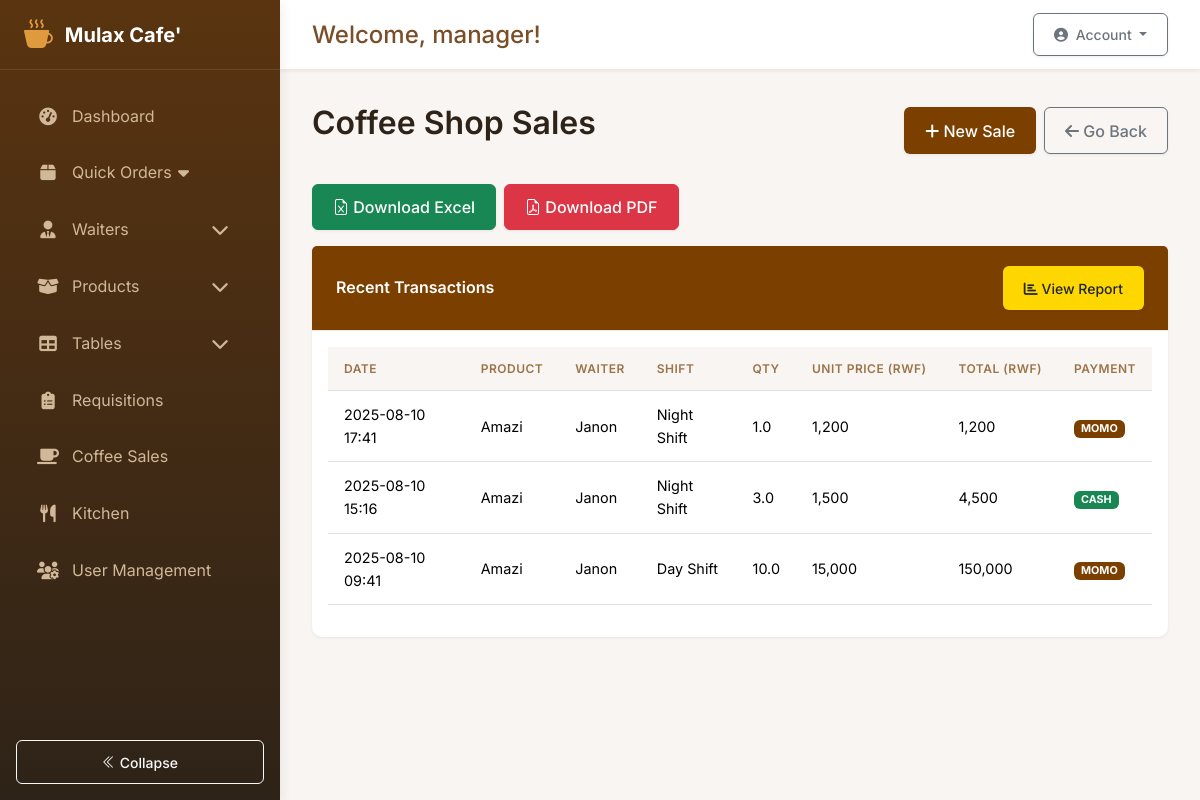
Before: /coffee/ (signed in) with the older database file.
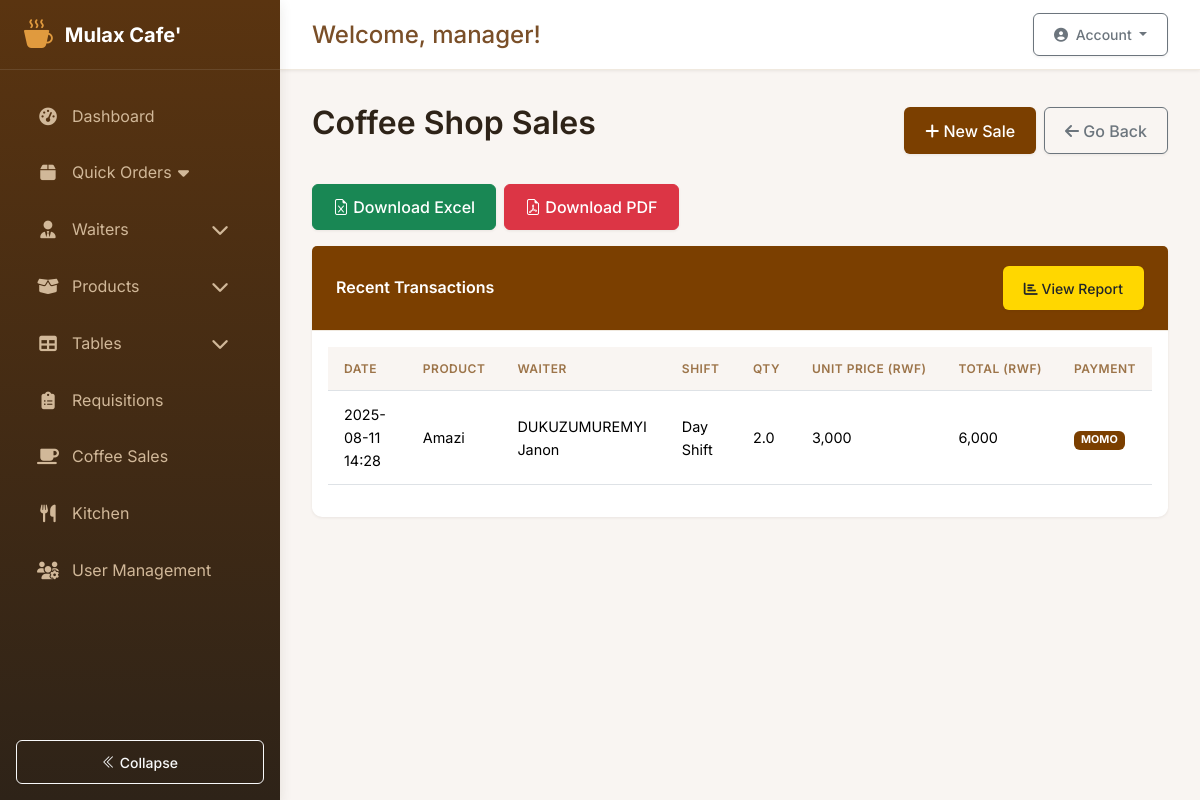
After: the same page with the newer database file.
### app/models.py (models this page shows, shortened)
class User(db.Model, UserMixin):
    __tablename__ = 'users'
    id = db.Column(db.Integer, primary_key=True)
    username = db.Column(db.String(80), unique=True, nullable=False)
    password_hash = db.Column(db.String(128))
    role = db.Column(db.String(20), default='employee')  # Possible values: 'system_control', 'manager', 'employee'
    is_admin = db.Column(db.Boolean, default=False)
    active = db.Column(db.Boolean, default=True)
    created_at = db.Column(db.DateTime, default=lambda: datetime.now(pytz.timezone('Africa/Kigali')))
    last_login = db.Column(db.DateTime)
    must_change_password = db.Column(db.Boolean, default=True)
    current_shift_id = db.Column(db.Integer, db.ForeignKey('shifts.id'))
    current_shift = db.relationship('Shift', back_populates='users')
    attendances = db.relationship('Attendance', back_populates='user')
    stock_movements = db.relationship('StockMovement', back_populates='user')
    requisitions = db.relationship(
        'Requisition',
        back_populates='requester',
        foreign_keys='[Requisition.user_id]'
    )
    approved_requisitions = db.relationship(
        'Requisition',
        back_populates='approver',
        foreign_keys='[Requisition.approved_by]'
    )
    coffee_sales = db.relationship('CoffeeSale', back_populates='recorder')
    orders_recorded = db.relationship('Order', back_populates='recorder', foreign_keys='[Order.recorded_by]')
    orders_served = db.relationship('Order', back_populates='server', foreign_keys='[Order.served_by]')
    orders_created = db.relationship('Order', back_populates='user', foreign_keys='Order.user_id')
    def is_system_control(self):
        return self.role == 'system_control' or self.is_admin
    def is_employee(self):
        return self.role == 'employee'
    def get_current_shift(self):
        if self.is_admin or self.is_system_control():
            return None  # Admins can see all shifts
        return self.current_shift

class CoffeeSale(db.Model):
    __tablename__ = 'coffee_sales'
    id = db.Column(db.Integer, primary_key=True)
    date = db.Column(db.DateTime, default=lambda: datetime.now(pytz.timezone('Africa/Kigali')))
    product_id = db.Column(db.Integer, db.ForeignKey('products.id'), nullable=False)
    quantity_sold = db.Column(db.Float, nullable=False)
    unit_price = db.Column(db.Float, nullable=False)
    total_sales = db.Column(db.Float, nullable=False)
    payment_mode = db.Column(db.String(20))
    recorded_by = db.Column(db.Integer, db.ForeignKey('users.id'), nullable=False)
    waiter_id = db.Column(db.Integer, db.ForeignKey('waiters.id'), nullable=True)
    shift_id = db.Column(db.Integer, db.ForeignKey('shifts.id'), nullable=True)
    product = db.relationship('Product', back_populates='coffee_sales')
    recorder = db.relationship('User', back_populates='coffee_sales')
    waiter = db.relationship('Waiter', foreign_keys=[waiter_id])
    shift = db.relationship('Shift')

class Product(db.Model):
    __tablename__ = 'products'
    id = db.Column(db.Integer, primary_key=True)
    sku = db.Column(db.String(20), unique=True, nullable=False)
    name = db.Column(db.String(100), nullable=False)
    brand = db.Column(db.String(100))
    description = db.Column(db.Text)
    category = db.Column(db.String(50), nullable=False)
    unit = db.Column(db.String(20), nullable=False)
    current_stock = db.Column(db.Float, default=0)
    unit_price = db.Column(db.Float, default=0)
    cost_price = db.Column(db.Float)
    supplier = db.Column(db.String(100))
    remarks = db.Column(db.String(200))
    tax_rate = db.Column(db.Float, nullable=True)
    reorder_qty = db.Column(db.Float, default=0)
    last_updated = db.Column(db.DateTime, default=lambda: datetime.now(pytz.timezone('Africa/Kigali')), onupdate=lambda: datetime.now(pytz.timezone('Africa/Kigali')))
    min_stock = db.Column(db.Float, default=5.0)
    stock_movements = db.relationship(
        'StockMovement',
        back_populates='product',
        cascade='all, delete-orphan'
    )
    requisitions = db.relationship('Requisition', back_populates='product')
    coffee_sales = db.relationship('CoffeeSale', back_populates='product')
    order_items = db.relationship('OrderItem', back_populates='product')

class Waiter(db.Model):
    __tablename__ = 'waiters'
    id = db.Column(db.Integer, primary_key=True)
    name = db.Column(db.String(100), nullable=False)
    phone_number = db.Column(db.String(20), nullable=True)
    email = db.Column(db.String(120), nullable=True, unique=True)
    is_active = db.Column(db.Boolean, default=True)

### app/routes/coffee.py (the view)
@bp.route('/')
@login_required
def list_sales():
    sales = CoffeeSale.query.order_by(CoffeeSale.date.desc()).all()
    return render_template('coffee/list.html', sales=sales)

### app/templates/coffee/list.html (shortened to what this page needs)
{% extends "base.html" %}
{% block content %}
<div class="d-flex justify-content-between align-items-center mb-4">
    <h2>Coffee Shop Sales</h2>
    <div class="d-flex gap-2">
        <a href="{{ url_for('coffee.new_sale') }}" class="btn" style="background-color: #7B3F00; color: white;">
            <i class="fas fa-plus"></i> New Sale
        </a>
        <a href="{{ url_for('coffee.new_sale') }}" class="btn btn-outline-secondary">
            <i class="fas fa-arrow-left"></i> Go Back
        </a>
    </div>
</div>
<div class="d-flex gap-2 my-3">
    <a href="{{ url_for('coffee.export_transactions_excel') }}" class="btn btn-success">
        <i class="bi bi-file-earmark-excel"></i> Download Excel
    </a>
    <a href="{{ url_for('coffee.export_transactions_pdf') }}" class="btn btn-danger">
        <i class="bi bi-file-earmark-pdf"></i> Download PDF
    </a>
</div>
<div class="card mb-4">
    <div class="card-header text-white" style="background-color: #7B3F00;">
        <div class="d-flex justify-content-between align-items-center">
            <span>Recent Transactions</span>
            <a href="{{ url_for('coffee.sales_report') }}" class="btn btn-sm" style="background-color: #FFD700;">
                <i class="fas fa-chart-bar"></i> View Report
            </a>
        </div>
    </div>
    <div class="card-body">
        <div class="table-responsive">
            <table class="table table-hover">
                <thead>
                    <tr>
                        <th>Date</th>
                        <th>Product</th>
                        <th>Waiter</th>
                        <th>Shift</th>
                        <th>Qty</th>
                        <th>Unit Price (Rwf)</th>
                        <th>Total (Rwf)</th>
                        <th>Payment</th>
                    </tr>
                </thead>
                <tbody>
                    {% for sale in sales %}
                    <tr>
                        <td>{{ sale.date.strftime('%Y-%m-%d %H:%M') }}</td>
                        <td>{{ sale.product.name }}</td>
                        <td>{% if sale.waiter %}{{ sale.waiter.name }}{% else %}N/A{% endif %}</td>
                        <td>{% if sale.shift.start_time.hour == 7 and sale.shift.end_time.hour == 17 %}Day Shift{% else %}Night Shift{% endif %}</td>
                        <td>{{ sale.quantity_sold }}</td>
                        <td>{{ "{:,.0f}".format(sale.unit_price) }}</td>
                        <td>{{ "{:,.0f}".format(sale.total_sales) }}</td>
                        <td>
                            <span class="badge
                                {% if sale.payment_mode == 'cash' %}bg-success
                                {% elif sale.payment_mode == 'momo' %}bg-primary
                                {% else %}bg-info{% endif %}">
                                {{ sale.payment_mode|upper }}
                            </span>
                        </td>
                    </tr>
                    {% endfor %}
                </tbody>
            </table>
        </div>
    </div>
</div>
{% endblock %}

### app/templates/base.html (shortened to what this page needs)
<!DOCTYPE html>
<html lang="en">
<head>
    <link rel="stylesheet" href="https://cdn.jsdelivr.net/npm/bootstrap-icons@1.11.1/font/bootstrap-icons.css">
    <link href="https://cdn.jsdelivr.net/npm/bootstrap@5.3.2/dist/css/bootstrap.min.css" rel="stylesheet">
    <link href="{{ url_for('static', filename='css/styles.css') }}" rel="stylesheet">
    <link rel="stylesheet" href="https://cdnjs.cloudflare.com/ajax/libs/font-awesome/6.5.2/css/all.min.css">
    <link rel="stylesheet" href="https://cdn.datatables.net/1.11.5/css/dataTables.bootstrap5.min.css">
</head>
<body>
    {% if current_user.is_authenticated %}
        <div class="app-container">
            <aside class="sidebar" id="sidebar">
                <div class="sidebar-header">
                    <a href="#" class="sidebar-brand">
                        <i class="bi bi-cup-hot-fill"></i>
                        <span>Mulax Cafe'</span>
                    </a>
                </div>
                <div class="sidebar-nav-container">
                    <ul class="sidebar-nav">
                        {% if current_user.role in ['admin', 'manager'] %}
                            <li class="nav-item">
                                <a class="sidebar-nav-link" href="{{ url_for('main.dashboard') }}">
                                    <i class="fas fa-tachometer-alt"></i><span>Dashboard</span>
                                </a>
                            </li>
                        {% endif %}
                        <li class="nav-item">
                            <a class="sidebar-nav-link collapsed" href="#" data-bs-toggle="collapse" data-bs-target="#ordersMenu" aria-expanded="false">
                                <i class="fas fa-box"></i><span>Quick Orders</span>
                                <i class="fas fa-caret-down float-end"></i>
                            </a>
                        </li>
                        {% if current_user.role in ['admin', 'manager'] %}
<li class="nav-item">
    <a class="sidebar-nav-link d-flex align-items-center" href="#waitersSubmenu" data-bs-toggle="collapse" role="button" aria-expanded="false" aria-controls="waitersSubmenu">
        <i class="fas fa-user-tie"></i>
        <span>Waiters</span>
        <i class="fas fa-chevron-down ms-auto menu-toggle"></i>
    </a>
</li>
{% endif %}
                        <li class="nav-item">
                            <a class="sidebar-nav-link d-flex align-items-center" href="#productSubmenu" data-bs-toggle="collapse" role="button" aria-expanded="false" aria-controls="productSubmenu">
                                <i class="fas fa-box-open"></i>
                                <span>Products</span>
                                <i class="fas fa-chevron-down ms-auto menu-toggle"></i>
                            </a>
                        </li>
                        <li class="nav-item">
                            <a class="sidebar-nav-link d-flex align-items-center" href="#tablesSubmenu" data-bs-toggle="collapse" role="button" aria-expanded="false" aria-controls="tablesSubmenu">
                                <i class="fas fa-table"></i>
                                <span>Tables</span>
                                <i class="fas fa-chevron-down ms-auto menu-toggle"></i>
                            </a>
                        </li>
                        <li class="nav-item">
                            <a class="sidebar-nav-link" href="{{ url_for('requisitions.list_requisitions') }}">
                                <i class="fas fa-clipboard-list"></i><span>Requisitions</span>
                            </a>
                        </li>
                        <li class="nav-item">
                            <a class="sidebar-nav-link" href="{{ url_for('coffee.list_sales') }}">
                                <i class="fas fa-coffee"></i><span>Coffee Sales</span>
                            </a>
                        </li>
                        <li class="nav-item">
                            <a class="sidebar-nav-link" href="{{ url_for('kitchen.inventory') }}">
                                <i class="fas fa-utensils"></i><span>Kitchen</span>
                            </a>
                        </li>
                        {% if current_user.role in ['manager'] %}
                        <li class="nav-item">
                            <a class="sidebar-nav-link" href="{{ url_for('auth.manage_users') }}">
                                <i class="fas fa-users-cog"></i><span>User Management</span>
                            </a>
                        </li>
                        {% endif %}
                    </ul>
                </div>
                <div class="sidebar-footer p-3">
                    <button class="sidebar-toggle btn btn-sm btn-outline-light w-100" id="sidebarToggle">
                        <i class="bi bi-chevron-double-left"></i> <span>Collapse</span>
                    </button>
                </div>
            </aside>
            <main class="main-content" id="main-content">
                <div class="content-wrapper">
                    <div class="top-bar">
                        <div class="welcome-message">
                            <h4>Welcome, {{ current_user.username }}!</h4>
                        </div>
                        <div class="user-profile">
                            <div class="dropdown">
                                <button class="btn btn-sm btn-outline-secondary dropdown-toggle" type="button" id="dropdownMenuButton" data-bs-toggle="dropdown" aria-expanded="false">
                                    <i class="fas fa-user-circle me-1"></i> Account
                                </button>
                            </div>
                        </div>
                    </div>
                    <div class="content-container">
                        {% block content %}{% endblock %}
                    </div>
                </div>
            </main>
        </div>
    {% endif %}
</body>
</html>

### app/static/css/styles.css (style rules this page uses)
:root { --primary: #7B3F00; --secondary: #FFD700; --dark: #212529; --light: #F8F9FA; }
body { background-color: #f5f5f5; }
.bg-primary { background-color: var(--primary) !important; }
.card { border: none; box-shadow: 0 0.125rem 0.25rem rgba(0, 0, 0, 0.075); }
.card-header { font-weight: 600; }
.table th { background-color: var(--light); }
.table-responsive { overflow-x: auto; }
.table { font-size: 0.9rem; }
.table th { white-space: nowrap; position: sticky; top: 0; background-color: #f8f9fa; }

Changed rows visible on the page:
removed CoffeeSale: date "2025-08-10 17:41", product.name "Amazi", waiter.name "Janon", shows "Night Shift", quantity_sold "1.0", unit_price "1,200", total_sales "1,200", payment_mode "MOMO"
removed CoffeeSale: date "2025-08-10 15:16", product.name "Amazi", waiter.name "Janon", shows "Night Shift", quantity_sold "3.0", unit_price "1,500", total_sales "4,500", payment_mode "CASH"
changed CoffeeSale "MOMO": date "2025-08-10 09:41" → "2025-08-11 14:28"; waiter.name "Janon" → "DUKUZUMUREMYI Janon"; quantity_sold "10.0" → "2.0"; unit_price "15,000" → "3,000"; total_sales "150,000" → "6,000"
